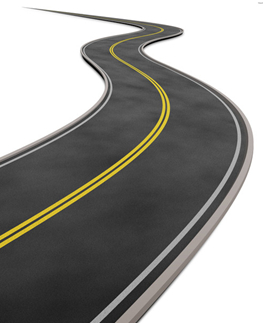
%> input picture 5  遗传算法道路图像阈值分割/1.jpg, 263 x 323 px
$ octave --eval "main;"   (GNU Octave 9; MATLAB toolbox functions it lacks are replaced by stand-ins)
%> lines starting %> are read from the running program, lines starting %| are printed output that depends on the picture; in (x1, y1, x2, y2) boxes, pixels count from 0 and x2, y2 are one past the last pixel; in counts of white or black regions, pixels touching at a corner belong together; the program's own positions count from 1
%%  学习目标：遗传算法道路图像阈值分割
function main()
clear all
close all
clc
global chrom oldpop fitness lchrom  popsize cross_rate mutation_rate thresholdsum
global maxgen  m n fit gen threshold A B C oldpop1 popsize1 b b1 fitness1 threshold1
A=imread('1.jpg');     %读入道路图像
%> A is the input picture: size 323x263x3 uint8; mean R, G, B 149.7, 148.9, 145.6
A=imresize(A,0.5);     %利用imresize函数通过默认的最近邻插值将图像放大0.5倍
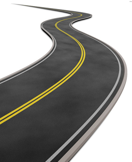
%> A: size 162x132x3 uint8; mean R, G, B 149.7, 148.8, 145.6
B=rgb2gray(A);         %灰度化
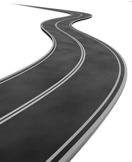
%> B: size 162x132 uint8; min 9, max 255, mean 148.7
C=imresize(B,0.2);     %将读入的图像缩小到0.2倍
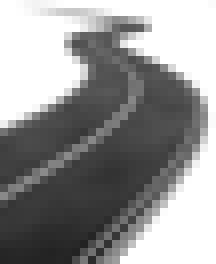
%> C: size 33x27 uint8 (shown 8 times larger); min 34, max 255, mean 148.5
lchrom=10;              %染色体长度
popsize=10;            %种群大小
cross_rate=0.8;        %交叉概率
mutation_rate=0.5;     %变异概率
maxgen=100;            %最大代数
[m,n]=size(C);
%> m = 33; n = 27
initpop;    %初始种群
for gen=1:maxgen
    generation;  %遗传操作
end
findthreshold_best; %图象分割结果
%%%%%%%%%%%%%%%%%%%输出进化各曲线%%%%%%%%%%%
figure;
gen=1:maxgen;
plot(gen,fit(1,gen));
title('最佳适应度值进化曲线');
xlabel('代数'),
ylabel('最佳适应度值')
figure;
plot(gen,threshold(1,gen));
title('每一代的最佳阈值变化曲线');
xlabel('代数'),
ylabel('每一代的最佳阈值')
%%%%%%%%%%%%%%%%%%%初始化种群%%%%%%%%%%%%%%%%%%%%
function initpop()
global lchrom oldpop popsize chrom C
imshow(C);
for i=1:popsize
    chrom=rand(1,lchrom);
    for j=1:lchrom
        if chrom(1,j)<0.5
            chrom(1,j)=0;
       else
           chrom(1,j)=1;
        end
    end
    oldpop(i,1:lchrom)=chrom;    %给每一个个体分配8位的染色体编码
end

%%%%%%%%%%%%%%%%%产生新一代个体%%%%%%%%%%%%%%%%%%%%%%
function generation()
fitness_order;                  %计算适应度值及排序
select;                         %选择操作
crossover;                      %交叉
mutation;                       %变异
%%%%%%%%%%%%%%%%%计算适度值并且排序%%%%%%%%%%%%%%%%%%%
function fitness_order()
global lchrom oldpop fitness popsize chrom fit gen C m n  fitness1 thresholdsum
global lowsum higsum u1 u2 threshold gen oldpop1 popsize1 b1 b threshold1
if popsize>=5
    popsize=ceil(popsize-0.03*gen);
end
if gen==75     %当进化到末期的时候调整种群规模和交叉、变异概率
    cross_rate=0.3;        %交叉概率
    mutation_rate=0.3;     %变异概率
end
%如果不是第一代则将上一代操作后的种群根据此代的种群规模装入此代种群中
if gen>1
    t=oldpop;
    j=popsize1;
    for i=1:popsize
        if j>=1
            oldpop(i,:)=t(j,:);
        end
        j=j-1;
    end
end
%计算适度值并排序
for i=1:popsize
    lowsum=0;
    higsum=0;
    lownum=0;
    hignum=0;
    chrom=oldpop(i,:);
    c=0;
    for j=1:lchrom
        c=c+chrom(1,j)*(2^(lchrom-j));
    end
    b(1,i)=c*255/(2^lchrom-1);  %转化到灰度值
    for x=1:m
        for y=1:n
            if C(x,y)<=b(1,i)
                lowsum=lowsum+double(C(x,y));%统计低于阈值的灰度值的总和
                lownum=lownum+1; %统计低于阈值的灰度值的像素的总个数
            else
                higsum=higsum+double(C(x,y));%统计高于阈值的灰度值的总和
                hignum=hignum+1; %统计高于阈值的灰度值的像素的总个数
            end
        end
    end
    if lownum~=0
        u1=lowsum/lownum; %u1、u2为对应于两类的平均灰度值
    else
        u1=0;
    end
    if hignum~=0
        u2=higsum/hignum;
    else
        u2=0;
    end
    fitness(1,i)=lownum*hignum*(u1-u2)^2; %计算适度值
end
if gen==1 %如果为第一代，从小往大排序
    for i=1:popsize
        j=i+1;
        while j<=popsize
            if fitness(1,i)>fitness(1,j)
                tempf=fitness(1,i);
                tempc=oldpop(i,:);
                tempb=b(1,i);
                b(1,i)=b(1,j);
                b(1,j)=tempb;
                fitness(1,i)=fitness(1,j);
                oldpop(i,:)=oldpop(j,:);
                fitness(1,j)=tempf;
                oldpop(j,:)=tempc;
            end
            j=j+1;
        end
    end
    for i=1:popsize
        fitness1(1,i)=fitness(1,i);
        b1(1,i)=b(1,i);
        oldpop1(i,:)=oldpop(i,:);
    end
    popsize1=popsize;
else %大于一代时进行如下从小到大排序
    for i=1:popsize
        j=i+1;
        while j<=popsize
            if fitness(1,i)>fitness(1,j)
                tempf=fitness(1,i);
                tempc=oldpop(i,:);
                tempb=b(1,i);
                b(1,i)=b(1,j);
                b(1,j)=tempb;
                fitness(1,i)=fitness(1,j);
                oldpop(i,:)=oldpop(j,:);
                fitness(1,j)=tempf;
                oldpop(j,:)=tempc;
            end
            j=j+1;
        end
    end
end
%下边对上一代群体进行排序
for i=1:popsize1
    j=i+1;
    while j<=popsize1
        if fitness1(1,i)>fitness1(1,j)
            tempf=fitness1(1,i);
            tempc=oldpop1(i,:);
            tempb=b1(1,i);
            b1(1,i)=b1(1,j);
            b1(1,j)=tempb;
            fitness1(1,i)=fitness1(1,j);
            oldpop1(i,:)=oldpop1(j,:);
            fitness1(1,j)=tempf;
            oldpop1(j,:)=tempc;
        end
        j=j+1;
    end
end
%下边统计每一代中的最佳阈值和最佳适应度值
if gen==1
    fit(1,gen)=fitness(1,popsize);
    threshold(1,gen)=b(1,popsize);
    thresholdsum=0;
else
    if fitness(1,popsize)>fitness1(1,popsize1)
        threshold(1,gen)=b(1,popsize); %每一代中的最佳阈值
        fit(1,gen)=fitness(1,popsize);%每一代中的最佳适应度
    else
        threshold(1,gen)=b1(1,popsize1);
        fit(1,gen)=fitness1(1,popsize1);
    end
end

%%%%%%%%%%%%%%%%%%%精英选择%%%%%%%%%%%%%%%%%%%%
function select()
global fitness popsize oldpop temp popsize1 oldpop1 gen b b1 fitness1
%统计前一个群体中适应值比当前群体适应值大的个数
s=popsize1+1;
for j=popsize1:-1:1
    if fitness(1,popsize)<fitness1(1,j)
        s=j;
    end
end
for i=1:popsize
    temp(i,:)=oldpop(i,:);
end
if s~=popsize1+1
    if gen<50  %小于50代用上一代中用适应度值大于当前代的个体随机代替当前代中的个体
        for i=s:popsize1
            p=rand;
            j=floor(p*popsize+1);
            temp(j,:)=oldpop1(i,:);
            b(1,j)=b1(1,i);
            fitness(1,j)=fitness1(1,i);
        end
    else
        if gen<100  %50~100代用上一代中用适应度值大于当前代的个体代替当前代中的最差个体
            j=1;
            for i=s:popsize1
                temp(j,:)=oldpop1(i,:);
                b(1,j)=b1(1,i);
                fitness(1,j)=fitness1(1,i);
                j=j+1;
            end
        else %大于100代用上一代中的优秀的一半代替当前代中的最差的一半，加快寻优
            j=popsize1;
            for i=1:floor(popsize/2)
                temp(i,:)=oldpop1(j,:);
                b(1,i)=b1(1,j);
                fitness(1,i)=fitness1(1,j);
                j=j-1;
            end
        end
    end
end
%将当前代的各项数据保存
for i=1:popsize
    b1(1,i)=b(1,i);
end
for i=1:popsize
    fitness1(1,i)=fitness(1,i);
end
for i=1:popsize
    oldpop1(i,:)=temp(i,:);
end
popsize1=popsize;
%%%%%%%%%%%%%交叉%%%%%%%%%%%%%%%%%%%%%%%%%%
function crossover()
global temp popsize cross_rate lchrom
j=1;
for i=1:popsize
    p=rand;
    if p<cross_rate
        parent(j,:)=temp(i,:);
        a(1,j)=i;
        j=j+1;
    end
end
j=j-1;
if rem(j,2)~=0
    j=j-1;
end
if j>=2
    for k=1:2:j
        cutpoint=round(rand*(lchrom-1));
        f=k;
        for i=1:cutpoint
            temp(a(1,f),i)=parent(f,i);
            temp(a(1,f+1),i)=parent(f+1,i);
        end
        for i=(cutpoint+1):lchrom
            temp(a(1,f),i)=parent(f+1,i);
            temp(a(1,f+1),i)=parent(f,i);
        end
    end
end

%%%%%%%%%%%%%%%%%%%%%%%%%变异%%%%%%%%%%%%%%%%%%%%%
function mutation()
global popsize lchrom mutation_rate temp newpop oldpop
sum=lchrom*popsize;    %总基因个数
mutnum=round(mutation_rate*sum);    %发生变异的基因数目
for i=1:mutnum
    s=rem((round(rand*(sum-1))),lchrom)+1; %确定所在基因的位数
    t=ceil((round(rand*(sum-1)))/lchrom); %确定变异的是哪个基因
    if t<1
        t=1;
    end
    if t>popsize
        t=popsize;
    end
    if s>lchrom
        s=lchrom;
    end
    if temp(t,s)==1
        temp(t,s)=0;
    else
        temp(t,s)=1;
    end
end
for i=1:popsize
    oldpop(i,:)=temp(i,:);
end
%%%%%%%%%%%%%%%%%%%%%%查看结果%%%%%%%%%%%%%%%%%%%%
function findthreshold_best()
global maxgen threshold m n C B A
threshold_best=floor(threshold(1,maxgen)) %threshold_best为最佳阈值
C=imresize(B,0.3);
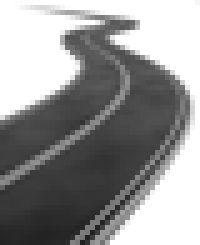
%> C: size 49x40 uint8 (shown 5 times larger); min 33, max 255, mean 148.5
figure
subplot(1,2,1)
imshow(A);
title('原始道路图像')
subplot(1,2,2)
imshow(C);
title('原始道路的灰度图')
figure;
subplot(1,2,1)
imshow(C);
title('原始道路的灰度图')
[m,n]=size(C);
%> m = 49; n = 40
%用所找到的阈值分割图象
for i=1:m
    for j=1:n
        if C(i,j)<=threshold_best
            C(i,j)=0;
        else
            C(i,j)=255;
        end
    end
end
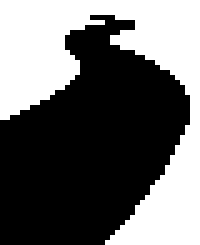
%> C: size 49x40 uint8 (shown 5 times larger); 41.3% white; 1 white region, box (x1, y1, x2, y2) and area: (0, 0, 40, 49) 809
subplot(1,2,2)
imshow(C);
title('阈值分割后的道路图');
%%   大仙QQ：1960009019
%%   在线教育微信公众号：大仙一品堂
%> in main, `ylabel('最佳适应度值')`:
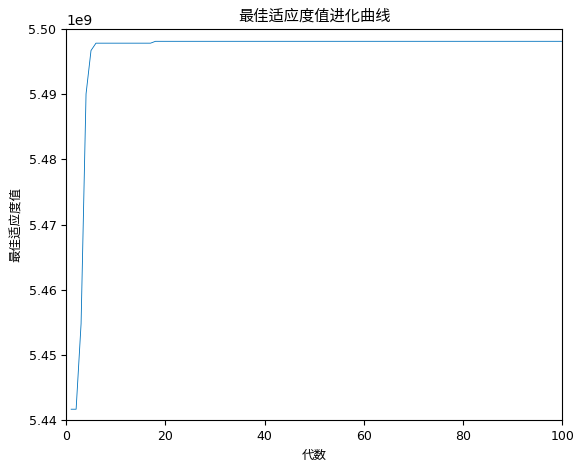
%> figure redrawn from the program's plot data; curve peaks at x = 18, y = 5.5e+09
%> `main;`:
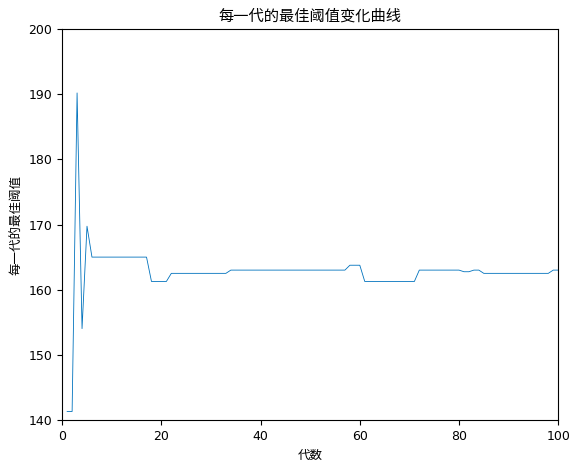
%> figure redrawn from the program's plot data; curve peaks at x = 3, y = 190.2
